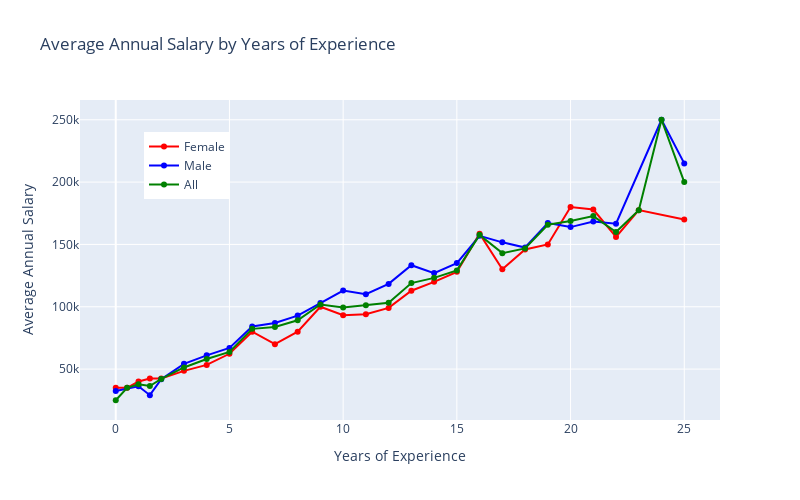

The notebook cell this image was saved under:
### Code cell
import pandas as pd
import plotly.graph_objects as go

# Calculate the average 'Annual_Salary' for each combination of 'Gender' and 'Years_Exp'
average_salary_by_gender_experience = salary_data_df.groupby(['Gender', 'Years_Exp'])['Annual_Salary'].mean()

# Reset the index for plotting
average_salary_by_gender_experience = average_salary_by_gender_experience.reset_index()

# Round the average salary to two decimal places
average_salary_by_gender_experience['Annual_Salary'] = average_salary_by_gender_experience['Annual_Salary'].round(2)

# Separate the data for Female and Male employees
female_data_df = average_salary_by_gender_experience[average_salary_by_gender_experience['Gender'] == 'Female']
male_data_df = average_salary_by_gender_experience[average_salary_by_gender_experience['Gender'] == 'Male']

# Check if data is available for Female and Male employees
if not female_data_df.empty:
    fig = go.Figure()
    fig.add_trace(go.Scatter(x=female_data_df['Years_Exp'], y=female_data_df['Annual_Salary'],
                             mode='lines+markers', name='Female', line=dict(color='red')))

if not male_data_df.empty:
    fig.add_trace(go.Scatter(x=male_data_df['Years_Exp'], y=male_data_df['Annual_Salary'],
                             mode='lines+markers', name='Male', line=dict(color='blue')))

# Plot the average salary for all employees (both genders)
average_salary_all_by_years_exp = salary_data_df.groupby('Years_Exp')['Annual_Salary'].mean().reset_index()
fig.add_trace(go.Scatter(x=average_salary_all_by_years_exp['Years_Exp'],
                         y=average_salary_all_by_years_exp['Annual_Salary'],
                         mode='lines+markers', name='All', line=dict(color='green')))

# Set the chart title and labels
fig.update_layout(title="Average Annual Salary by Years of Experience",
                  xaxis_title="Years of Experience",
                  yaxis_title="Average Annual Salary",
                  legend=dict(x=0.1, y=0.9),
                  width=800, height=500)

# Show the chart
fig.show()

### Figure 1 — Plotly figure (JSON) as saved in the notebook; plotly's stock layout.template omitted (floating-point values rounded to 4 significant figures)
{"data": [{"line": {"color": "red"}, "mode": "lines+markers", "name": "Female", "type": "scatter", "x": [0, 0.5, 1, 1.5, 2, 3, 4, 5, 6, 7, 8, 9, 10, 11, 12, 13, 14, 15, 16, 17, 18, 19, 20, 21, 22, 23, 25], "y": [35000, 35000, 40000, 42500, 42500, 48570.0, 53330.0, 62270.0, 80000, 70000, 80000, 100000, 93180.0, 94000, 99090.0, 112900.0, 120000, 128000, 158600.0, 130000, 146000, 150000, 180000, 178000, 156000, 177500, 170000]}, {"line": {"color": "blue"}, "mode": "lines+markers", "name": "Male", "type": "scatter", "x": [0, 1, 1.5, 2, 3, 4, 5, 6, 7, 8, 9, 10, 11, 12, 13, 14, 15, 16, 17, 18, 19, 20, 21, 22, 24, 25], "y": [32500, 36250, 29070, 41875, 54230.0, 61000, 67000, 84170.0, 86920.0, 92920.0, 102900.0, 113000, 110000, 118300.0, 133300.0, 127000, 135000, 156875, 151700.0, 147500, 167100.0, 163900.0, 168300.0, 166700.0, 250000, 215000]}, {"line": {"color": "green"}, "mode": "lines+markers", "name": "All", "type": "scatter", "x": [0, 0.5, 1, 1.5, 2, 3, 4, 5, 6, 7, 8, 9, 10, 11, 12, 13, 14, 15, 16, 17, 18, 19, 20, 21, 22, 23, 24, 25], "y": [25000, 35000, 37860.0, 36400.0, 42120.0, 51300.0, 58125, 63750, 82270.0, 83750, 89120.0, 101800.0, 99375, 101100.0, 103200.0, 119000, 123200.0, 129200.0, 157700.0, 143000, 146800.0, 165800.0, 168800.0, 172700.0, 160000, 177500, 250000, 200000]}], "layout": {"height": 500, "legend": {"x": 0.1, "y": 0.9}, "title": {"text": "Average Annual Salary by Years of Experience"}, "width": 800, "xaxis": {"title": {"text": "Years of Experience"}}, "yaxis": {"title": {"text": "Average Annual Salary"}}}}
